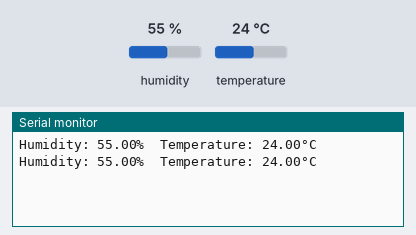
Bench run of a sketch on a simulated Arduino Uno, built with avr-gcc and run on an emulated ATmega328P. Parts: the last lines printed to the serial monitor. The inputs (shaded band) are chosen by the test bench; at power-on: humidity 55 %, temperature 24 °C.

Above: at 4.8 s.
4.9 s: humidity set to 22 %
At 7.1 s:
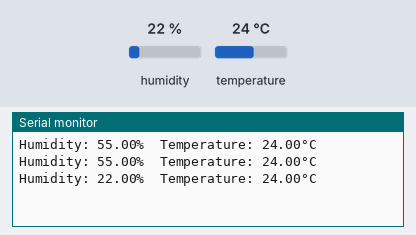
7.9 s: temperature set to 12 °C
At 9.5 s:
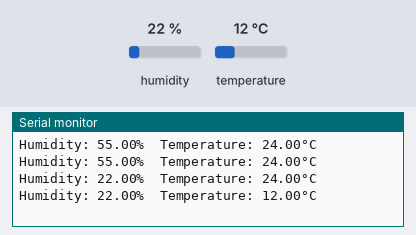
10.9 s: humidity set to 40 %
At 13.1 s:
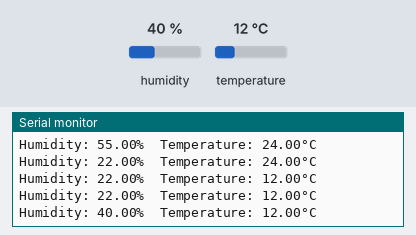
Timing chart, 0 to 14.6 s (numbered marks = the images above; inputs shaded):
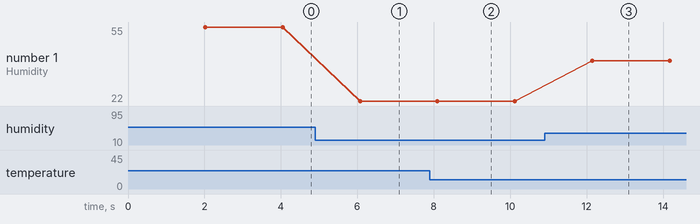

The sketch:

STP2_Eg3.ino
```cpp
#include "DHT.h"

// Exercise 3: Assign the GPIO pin for the LED

#define DHTTYPE DHT11    // DHT 11
const int DHTPIN = 17;   // GPIO number connected to the DHT11 data pin

// Initialize DHT sensor.
DHT dht(DHTPIN, DHTTYPE);

void setup() {
  // Exercise 3: Add the code to configure the GPIO pin for LED as output

  Serial.begin(115200); // Start serial communication at 115200 baud.
  dht.begin();        // Initialize the DHT11 sensor.
}

void loop() {
  // Delay between measurements.
  delay(2000);        // Wait 2 seconds

  // Reading temperature or humidity
  float humidity = dht.readHumidity();        // Read humidity
  float temperature = dht.readTemperature();  // Read temperature

  // Check if any reads failed and exit early (to try again).
  if (isnan(humidity) || isnan(temperature)) {
    Serial.println("Failed to read from DHT sensor!");
    return;
  }

  // Exercise 3:
  // Add the code to check whether the temperature is below 30 deg Celsius
  // Turn on the LED if it is below 30 deg Celsius
  // Otherwise turn off the LED

  Serial.print("Humidity: ");
  Serial.print(humidity);
  Serial.print("%  Temperature: ");
  Serial.print(temperature);
  Serial.println("°C ");
}
```

Measured:
- after the input at 4.9 s, the serial monitor: prints a new line after 1.2 s (image 1)
- after the input at 7.9 s, the serial monitor: prints a new line after 0.20 s (image 2)
- after the input at 10.9 s, the serial monitor: prints a new line after 1.2 s (image 3)
- plotted number 1: 55 → 22 after the input at 4.9 s, 22 → 40 after the input at 10.9 s
